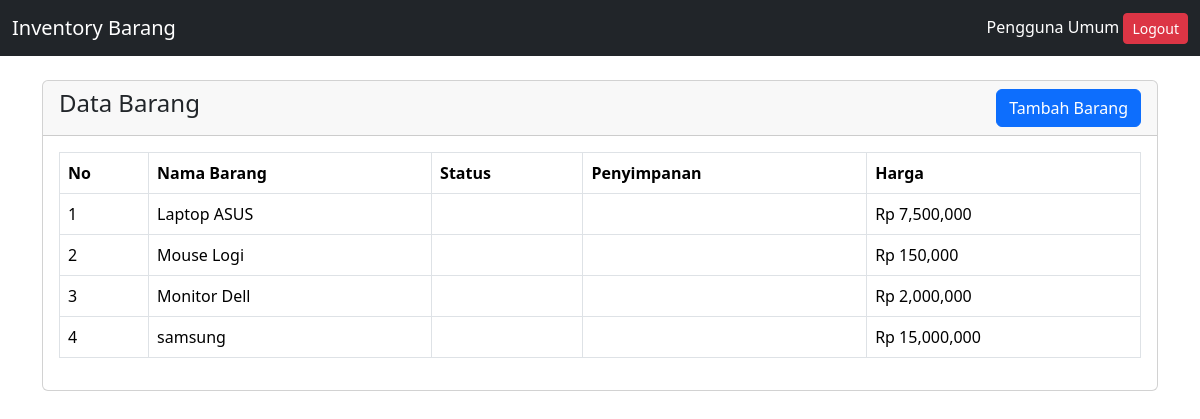
The page /pengguna/index.php (signed in) on the database its author committed.
### tables this page shows
CREATE TABLE `barang` (
  `id` int(11) NOT NULL,
  `nama_barang` varchar(100) NOT NULL,
  `status_id` varchar(50) DEFAULT NULL,
  `penyimpanan_id` varchar(100) DEFAULT NULL,
  `harga_barang` int(11) DEFAULT NULL
);

### pengguna/index.php (the view, shortened to what this page needs)
<?php
include '../koneksi.php';
$data = mysqli_query($koneksi, "SELECT * FROM barang");
?>
<!DOCTYPE html>
<html>
<head>
    <link href="https://cdn.jsdelivr.net/npm/bootstrap@5.3.3/dist/css/bootstrap.min.css" rel="stylesheet">
</head>
<body>
    <nav class="navbar navbar-dark bg-dark">
        <div class="container-fluid">
            <span class="navbar-brand">
                Inventory Barang
            </span>
            <div>
                <span class="text-white">
                    <?= $_SESSION['nama_lengkap']; ?>
                </span>
                <a href="../logout.php" class="btn btn-danger btn-sm">
                    Logout
                </a>
            </div>
        </div>
    </nav>
    <div class="container mt-4">
        <div class="card">
            <div class="card-header d-flex justify-content-between">
                <h4>Data Barang</h4>
                <?php if ($_SESSION['role'] == 'admin' || 'pengguna') { ?>
                    <a href="tambah_barang.php" class="btn btn-primary">
                        Tambah Barang
                    </a>
                <?php } ?>
            </div>
            <div class="card-body">
                <table class="table table-bordered">
                    <tr>
                        <th>No</th>
                        <th>Nama Barang</th>
                        <th>Status</th>
                        <th>Penyimpanan</th>
                        <th>Harga</th>
                    </tr>
                    <?php
                    $no = 1;
                    while ($row = mysqli_fetch_assoc($data)) {
                    ?>
                        <tr>
                            <td><?= $no++; ?></td>
                            <td><?= $row['nama_barang']; ?></td>
                            <td><?= $row['status_barang']; ?></td>
                            <td><?= $row['penyimpanan_barang']; ?></td>
                            <td>Rp <?= number_format($row['harga_barang']); ?></td>
                        </tr>
                    <?php } ?>
                </table>
            </div>
        </div>
    </div>
</body>
</html>

### rows shown on the page
barang: nama_barang "Laptop ASUS", harga_barang "7,500,000"
barang: nama_barang "Mouse Logi", harga_barang "150,000"
barang: nama_barang "Monitor Dell", harga_barang "2,000,000"
barang: nama_barang "samsung", harga_barang "15,000,000"

### other values the page prints
$_SESSION['nama_lengkap'] "Pengguna Umum"
